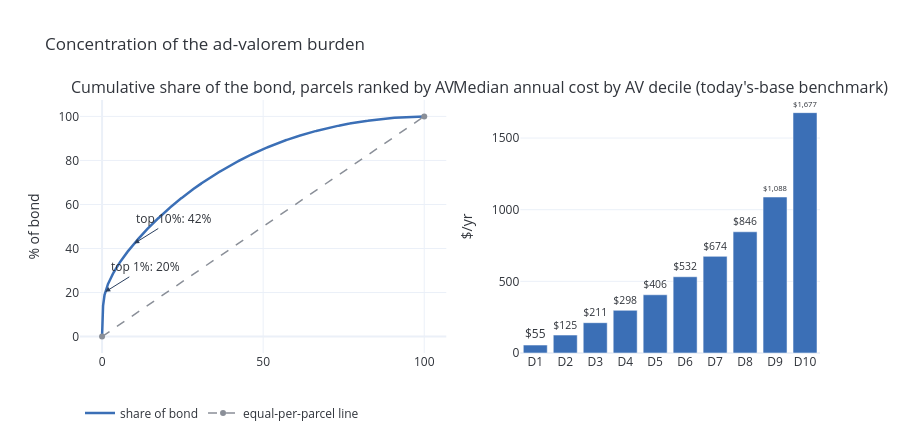

Write notebook code for a chart like this one.
### Code cell
x_lorenz = np.arange(1, N_PARCELS+1)/N_PARCELS*100
y_lorenz = cum.values*100
fig = make_subplots(rows=1, cols=2, column_widths=[0.55,0.45],
    subplot_titles=("Cumulative share of the bond, parcels ranked by AV",
                    "Median annual cost by AV decile (today's-base benchmark)"))
fig.add_trace(go.Scatter(x=x_lorenz, y=y_lorenz, name="share of bond",
    line=dict(color=BLUE, width=2.5), hovertemplate="top %{x:.0f}% of parcels pay %{y:.1f}%"), 1, 1)
fig.add_trace(go.Scatter(x=[0,100], y=[0,100], name="equal-per-parcel line",
    line=dict(color=GRAY, width=1.5, dash="dash")), 1, 1)
for q,lab in ((1,"top 1%"),(10,"top 10%")):
    yv = float(cum.iloc[int(N_PARCELS*q/100)-1]*100)
    fig.add_annotation(x=q, y=yv, text=f"{lab}: {yv:.0f}%", showarrow=True, arrowhead=2,
                       ax=40, ay=-25, font=dict(color=INK), row=1, col=1)
p["dec"] = pd.qcut(p.TotalNetValue, 10, labels=False)+1
dmed = p.groupby("dec").cost.median()
fig.add_trace(go.Bar(x=[f"D{i}" for i in dmed.index], y=dmed.values, marker_color=BLUE,
    text=[f"${v:,.0f}" for v in dmed.values], textposition="outside",
    name="median $/yr", showlegend=False), 1, 2)
fig.update_layout(template="plotly_white", height=440, font=dict(color=INK),
    title="Concentration of the ad-valorem burden", legend=dict(orientation="h", y=-0.18))
fig.update_yaxes(title_text="% of bond", row=1, col=1)
fig.update_yaxes(title_text="$/yr", row=1, col=2)
fig.show()

### Figure 1 — Plotly figure (JSON) as saved in the notebook; plotly's stock layout.template omitted (floating-point values rounded to 4 significant figures; data arrays with more than 128 entries replaced by an {"elided": "..."} marker saying what was removed)
{"data": [{"hovertemplate": "top %{x:.0f}% of parcels pay %{y:.1f}%", "line": {"color": "#3b6fb6", "width": 2.5}, "name": "share of bond", "type": "scatter", "x": {"elided": "27618 float values"}, "xaxis": "x", "y": {"elided": "27618 float values"}, "yaxis": "y"}, {"line": {"color": "#8a8f98", "dash": "dash", "width": 1.5}, "name": "equal-per-parcel line", "type": "scatter", "x": [0, 100], "xaxis": "x", "y": [0, 100], "yaxis": "y"}, {"marker": {"color": "#3b6fb6"}, "name": "median $/yr", "showlegend": false, "text": ["$55", "$125", "$211", "$298", "$406", "$532", "$674", "$846", "$1,088", "$1,677"], "textposition": "outside", "type": "bar", "x": ["D1", "D2", "D3", "D4", "D5", "D6", "D7", "D8", "D9", "D10"], "xaxis": "x2", "y": [55.37, 125.1, 211.4, 297.8, 406.4, 532.1, 674.4, 845.8, 1088.0, 1677.0], "yaxis": "y2"}], "layout": {"annotations": [{"font": {"size": 16}, "showarrow": false, "text": "Cumulative share of the bond, parcels ranked by AV", "x": 0.2475, "xanchor": "center", "xref": "paper", "y": 1.0, "yanchor": "bottom", "yref": "paper"}, {"font": {"size": 16}, "showarrow": false, "text": "Median annual cost by AV decile (today's-base benchmark)", "x": 0.7975, "xanchor": "center", "xref": "paper", "y": 1.0, "yanchor": "bottom", "yref": "paper"}, {"arrowhead": 2, "ax": 40, "ay": -25, "font": {"color": "#30343b"}, "showarrow": true, "text": "top 1%: 20%", "x": 1, "xref": "x", "y": 20.32, "yref": "y"}, {"arrowhead": 2, "ax": 40, "ay": -25, "font": {"color": "#30343b"}, "showarrow": true, "text": "top 10%: 42%", "x": 10, "xref": "x", "y": 42.29, "yref": "y"}], "font": {"color": "#30343b"}, "height": 440, "legend": {"orientation": "h", "y": -0.18}, "title": {"text": "Concentration of the ad-valorem burden"}, "xaxis": {"anchor": "y", "domain": [0.0, 0.495]}, "xaxis2": {"anchor": "y2", "domain": [0.595, 1.0]}, "yaxis": {"anchor": "x", "domain": [0.0, 1.0], "title": {"text": "% of bond"}}, "yaxis2": {"anchor": "x2", "domain": [0.0, 1.0], "title": {"text": "$/yr"}}}}
